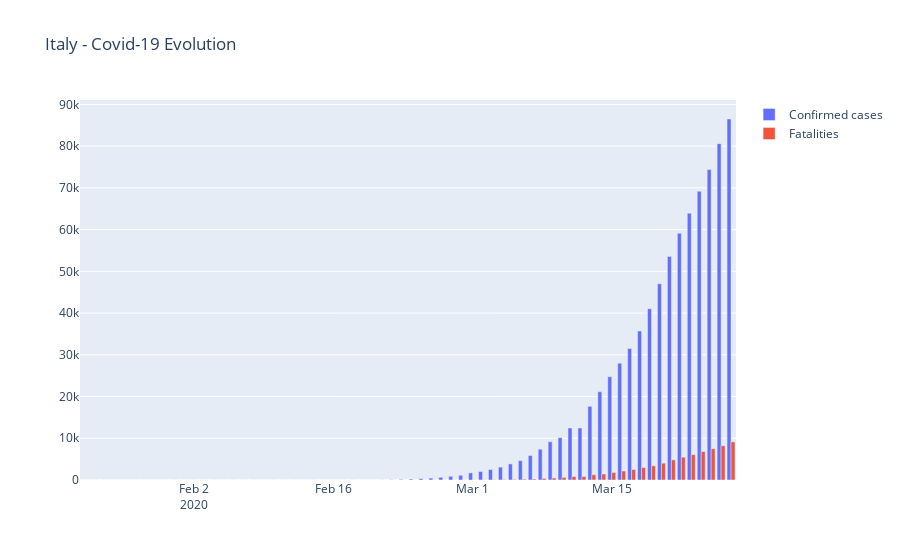

Here is the notebook cell this chart was saved with:
### Code cell
country = "Italy"

fig = go.Figure(data=[
    go.Bar(name='Confirmed cases', 
        x=listDate, 
        y=listValuesPerPlaces("ConfirmedCases",country,countryAndState[country])),
    go.Bar(name='Fatalities', 
        x=listDate, 
        y=listValuesPerPlaces("Fatalities",country,countryAndState[country]))
])

# Change the bar mode
fig.update_layout(title=country+' - Covid-19 Evolution',barmode='group')
fig.show()
